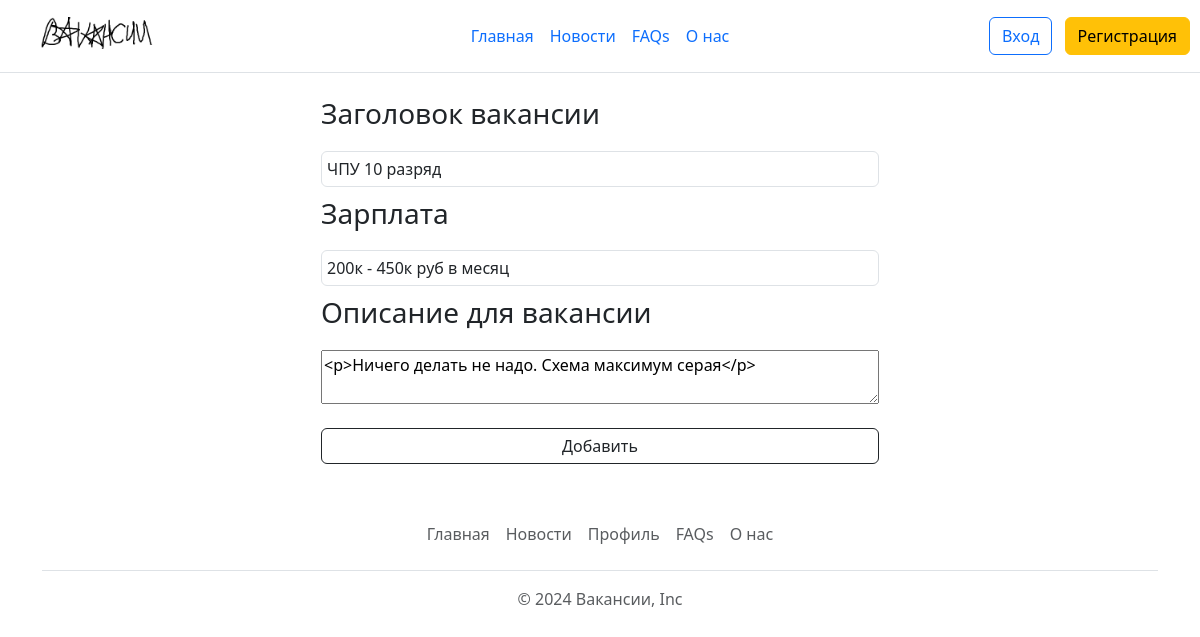
/edit_vakansia.php?vakansia=6, run on the app's committed database.
### tables this page shows
CREATE TABLE `vakansii` (
  `id` int NOT NULL,
  `id_company` int NOT NULL,
  `salary` varchar(40) DEFAULT NULL,
  `description` text NOT NULL,
  `title` varchar(100) NOT NULL
);

### edit_vakansia.php (the view, shortened to what this page needs)
<?php
include("blocks/header.php");
$db = new PDO("mysql:host=localhost;port=3306;dbname=bd_vakansii",
    "root",
    "");
$selectVakansia = $db->prepare("SELECT * FROM `vakansii` WHERE `id` = ?");
$selectVakansia->execute(array($_GET['vakansia']));
$selectVakansia = $selectVakansia->fetch(PDO::FETCH_ASSOC);
?>
    <main>
      <div class="container lox">
        <form action="" class="w-50" method="POST">
            <h3>Заголовок вакансии</h3>
            <input value="<?php echo $selectVakansia['title'] ?>" type="text" name="title"
            class="form-control" placeholder="Программист Python" />
            <h3>Зарплата</h3>
            <input value="<?php echo $selectVakansia['salary'] ?>"  type="text" name="salary"
            class="form-control" placeholder="10000-25000 руб." />
            <h3>Описание для вакансии</h3>
            <textarea name="description" id="description"><?php echo $selectVakansia['description'] ?></textarea><br>
            <input  class="btn btn-outline-dark" type="submit" value="Добавить">
        </form>
      </div>
    </main>
<?php include("blocks/footer.php") ?>

### css/vhod.css (style rules this page uses)
.lox { display: flex; align-items: center; justify-content: center; flex-direction: column; }
.lox form { display: flex; flex-direction: column; }
.lox form input { padding: 5px; margin-bottom: 10px; }
.lox h3 { margin-bottom: 20px; }

### data on the page
vakansii: title "ЧПУ 10 разряд", salary "200к - 450к руб в месяц", description "<p>Ничего делать не надо. Схема максимум серая</p>"
